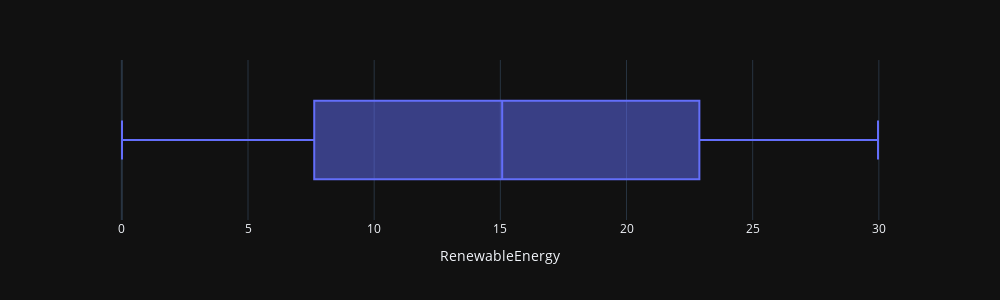

Notebook code for this chart:
### Code cell
fig = px.box(data_frame = dff, x = "RenewableEnergy", width = 1000, height = 300)
fig.update_layout({"template": "plotly_dark",})
fig.show()

### Figure 1 — Plotly figure (JSON) as saved in the notebook; plotly's stock layout.template omitted (floating-point values rounded to 4 significant figures; data arrays with more than 128 entries replaced by an {"elided": "..."} marker saying what was removed)
{"data": [{"alignmentgroup": "True", "hovertemplate": "RenewableEnergy=%{x}<extra></extra>", "legendgroup": "", "marker": {"color": "#636efa"}, "name": "", "notched": false, "offsetgroup": "", "orientation": "h", "showlegend": false, "type": "box", "x": {"elided": "1000 float values"}, "x0": " ", "xaxis": "x", "y0": " ", "yaxis": "y"}], "layout": {"boxmode": "group", "height": 300, "legend": {"tracegroupgap": 0}, "margin": {"t": 60}, "width": 1000, "xaxis": {"anchor": "y", "domain": [0, 1], "title": {"text": "RenewableEnergy"}}, "yaxis": {"anchor": "x", "domain": [0, 1]}}}
